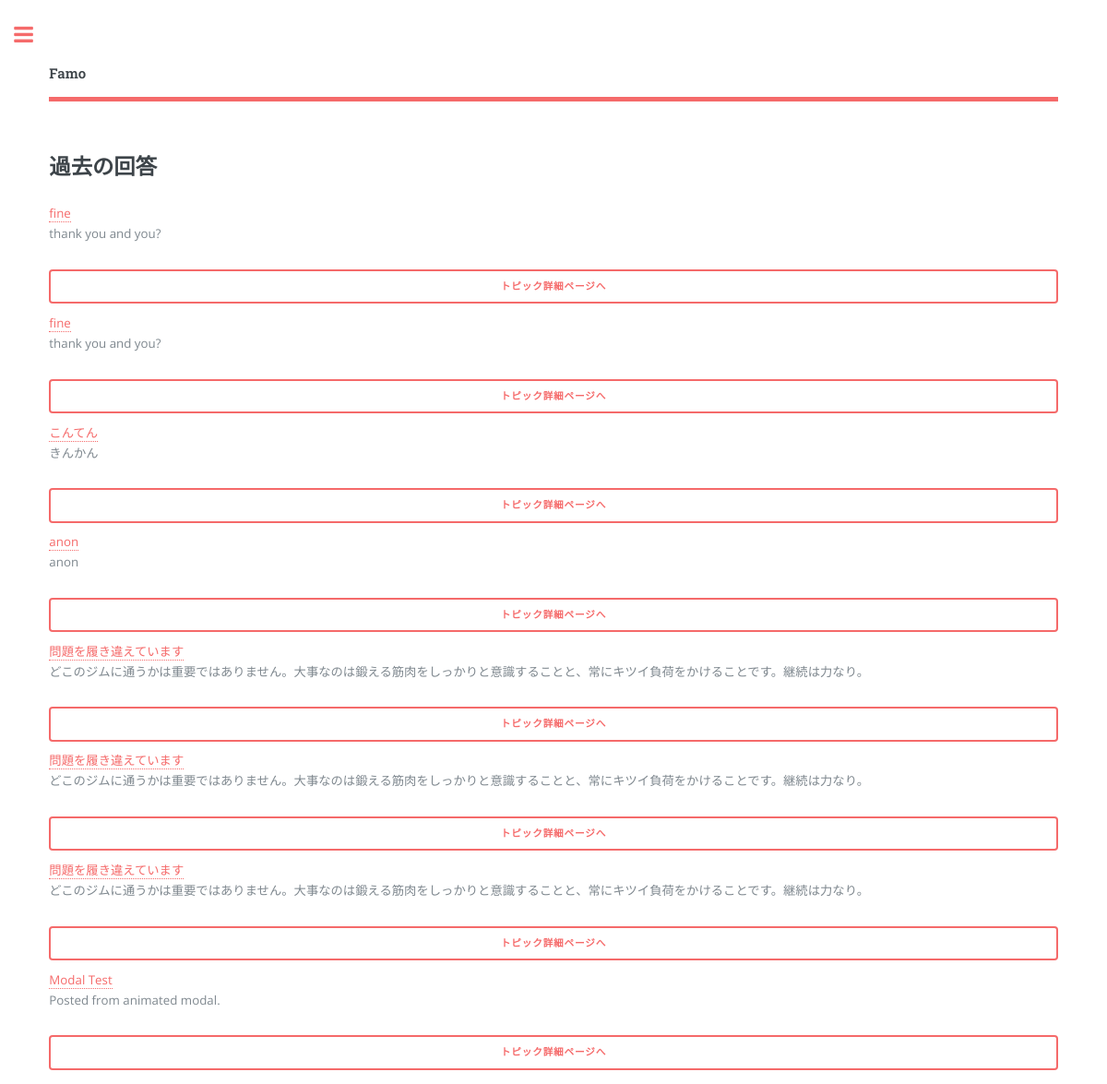
Screenshot of /portfolio/Mia/answers with the database file from the repository.
### counsel/models.py (models this page shows, shortened)
class Post(models.Model):
    title = models.CharField(max_length=50)
    content = models.CharField(max_length=500)
    user = models.ForeignKey(FamoUser)
    updated_date = models.DateTimeField(auto_now=True)
    anonymous = models.BooleanField(default=False)
    class Meta:
        abstract = True

class Answer(Post):
    question = models.ForeignKey(Question)
    good_rators = models.ManyToManyField(FamoUser, related_name='good_answers')
    bad_rators = models.ManyToManyField(FamoUser, related_name='bad_anwers')

### portfolio/views.py (the view)
# urls.py: url(r'^(?P<username>\S+?)/answers', views.answers, name='answers'),
def answers(request, username):
    context = {'answers': Answer.objects.filter(user__username=username)}
    return render(request, 'portfolio/answers.html', context)

### commons/templatetags/commons_extras.py (called while the page is built)
@register.filter
def get_categories(num=30):
    return Category.objects.order_by('name')[:num]

@register.inclusion_tag('commons/search_form.html')
def search_form():
    search_form = SearchForm(prefix='search')
    return {'search_form': search_form}

### counsel/models.py (called while the page is built)
    def __str__(self):
        return self.name

### portfolio/templates/portfolio/answers.html
{% extends 'commons/base.html' %}
{% block content %}
<section id="answers">
  <h2>過去の回答</h2>
  {% for answer in answers %}
    <section id="question{{ answer.id }}">
    <a href="{% url 'counsel:detail' answer.question.id %}">{{ answer.title }}</a>
    <p>{{ answer.content }}</p>
    <a class="button fit">トピック詳細ページへ</a>
    </section>
  {% endfor %}
</section>
{% endblock content %}

### commons/static/commons/assets/css/main.css (style rules this page uses)
html, body, div, span, applet, object, iframe, h1, h2, h3, h4, h5, h6, p, blockquote, pre, a, abbr, acronym, address, big, cite, code, del, dfn, em, img, ins, kbd, q, s, samp, small, strike, strong, sub, sup, tt, var, b, u, i, center, dl, dt, dd, ol, ul, li, fieldset, form, label, legend, table, caption, tbody, tfoot, thead, tr, th, td, article, aside, canvas, details, embed, figure, figcaption, footer, header, hgroup, menu, nav, output, ruby, section, summary, time, mark, audio, video { margin: 0; padding: 0; border: 0; font-size: 100%; font: inherit; vertical-align: baseline; }
article, aside, details, figcaption, figure, footer, header, hgroup, menu, nav, section { display: block; }
body { line-height: 1; }
body { -webkit-text-size-adjust: none; }
*, *:before, *:after { -moz-box-sizing: border-box; -webkit-box-sizing: border-box; box-sizing: border-box; }
body { -ms-overflow-style: scrollbar; }
body { background: #ffffff; }
body, input, select, textarea { color: #7f888f; font-family: "Open Sans", sans-serif; font-size: 13pt; font-weight: 400; line-height: 1.65; }
@media screen and (max-width: 1680px) { body, input, select, textarea { font-size: 11pt; } }
@media screen and (max-width: 1280px) { body, input, select, textarea { font-size: 10pt; } }
a { -moz-transition: color 0.2s ease-in-out, border-bottom-color 0.2s ease-in-out; -webkit-transition: color 0.2s ease-in-out, border-bottom-color 0.2s ease-in-out; -ms-transition: color 0.2s ease-in-out, border-bottom-color 0.2s ease-in-out; transition: color 0.2s ease-in-out, border-bottom-color 0.2s ease-in-out; border-bottom: dotted 1px; color: #f56a6a; text-decoration: none; }
p { margin: 0 0 2em 0; }
h1, h2, h3, h4, h5, h6 { color: #3d4449; font-family: "Roboto Slab", serif; font-weight: 700; line-height: 1.5; margin: 0 0 1em 0; }
h2 { font-size: 1.75em; }
input[type="submit"], input[type="reset"], input[type="button"], button, .button { -moz-appearance: none; -webkit-appearance: none; -ms-appearance: none; appearance: none; -moz-transition: background-color 0.2s ease-in-out, color 0.2s ease-in-out; -webkit-transition: background-color 0.2s ease-in-out, color 0.2s ease-in-out; -ms-transition: background-color 0.2s ease-in-out, color 0.2s ease-in-out; transition: background-color 0.2s ease-in-out, color 0.2s ease-in-out; background-color: transparent; border-radius: 0.375em; border: 0; box-shadow: inset 0 0 0 2px #f56a6a; color: #f56a6a !important; cursor: pointer; display: inline-block; font-family: "Roboto Slab", serif; font-size: 0.8em; font-weight: 700; height: 3.5em; letter-spacing: 0.075em; line-height: 3.5em; padding: 0 2.25em; text-align: center; text-decoration: none; text-transform: uppercase; white-space: nowrap; }
input[type="submit"].fit, input[type="reset"].fit, input[type="button"].fit, button.fit, .button.fit { display: block; margin: 0 0 1em 0; width: 100%; }
#main > .inner > section { padding: 6em 0 4em 0 ; border-top: solid 2px rgba(210, 215, 217, 0.75); }
#main > .inner > section:first-of-type { border-top: 0 !important; }
@media screen and (max-width: 1680px) { #main > .inner > section { padding: 5em 0 3em 0 ; } }
@media screen and (max-width: 1280px) { #main > .inner > section { padding: 4em 0 2em 0 ; } }

### rows the page displays
Answer: title "fine", content "thank you and you?"
Answer: title "fine", content "thank you and you?"
Answer: title "こんてん", content "きんかん"
Answer: title "anon", content "anon"
Answer: title "問題を履き違えています", content "どこのジムに通うかは重要ではありません。大事なのは鍛える筋肉をしっかりと意識することと、常にキツイ負荷をかけることです。継続は力なり。"
Answer: title "問題を履き違えています", content "どこのジムに通うかは重要ではありません。大事なのは鍛える筋肉をしっかりと意識することと、常にキツイ負荷をかけることです。継続は力なり。"
Answer: title "問題を履き違えています", content "どこのジムに通うかは重要ではありません。大事なのは鍛える筋肉をしっかりと意識することと、常にキツイ負荷をかけることです。継続は力なり。"
Answer: title "Modal Test", content "Posted from animated modal."
